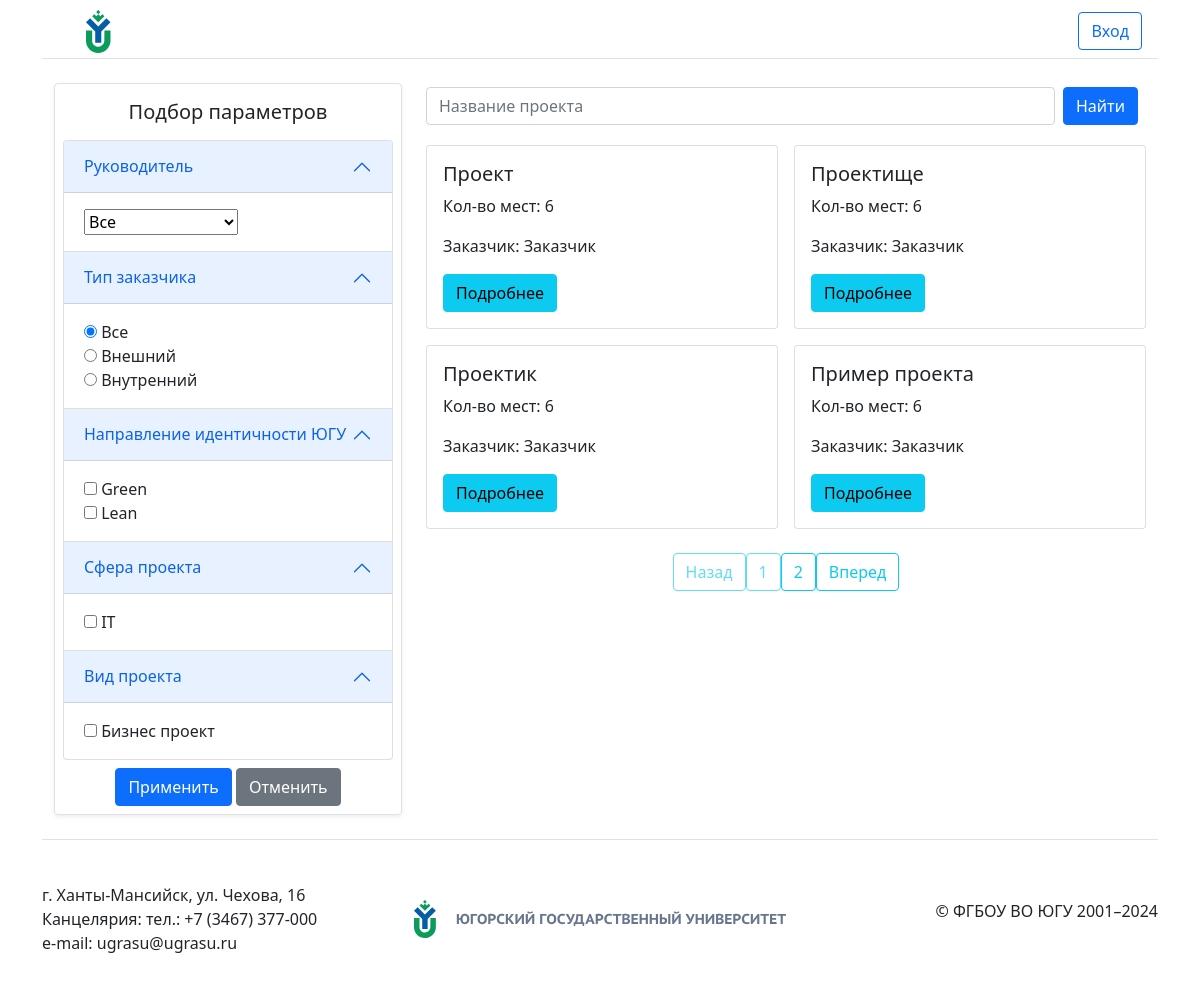
The page / on the database its author committed.
### showcase_projects/models.py (models this page shows, shortened)
class Project(models.Model):
    class Meta:
        permissions = [
            ("change_status_project", "Can change status project"),
        ]
    CUSTOMER_TYPE = [
        ('external' ,'Внешний'),
        ('interior' ,'Внутренний'),
    ]
    order = models.OneToOneField(Order, on_delete=models.CASCADE, default=None, null=True, blank=True,)
    place = models.IntegerField(default=6)
    lecturer = models.ForeignKey(Lecturer, on_delete=models.CASCADE, default=None, null=True, blank=True, related_name='lecturer')
    customer_type = models.CharField(max_length=20, choices=CUSTOMER_TYPE, default='processing')

class ModelWithStatus(models.Model):
    class Meta:
        abstract = True
    STATUS_CHOICES = [
        ('accepted', 'Принят'),
        ('processing', 'В обработке'),
        ('rejected', 'Отклонен'),
    ]
    status = models.CharField(max_length=20, choices=STATUS_CHOICES, default='processing')

class Order(ModelWithStatus):
    title = models.CharField(max_length=100)
    customer = models.ForeignKey(Customer, on_delete=models.CASCADE, related_name='customer')
    directionIdentity = models.ManyToManyField(DirectionIdentity)
    spheres = models.ManyToManyField(Spheres)
    types = models.ManyToManyField(Types)

### registration/models.py (models this page shows)
class Profile(models.Model):
    user = models.OneToOneField(
        User, on_delete=models.CASCADE,
    )
    class Meta:
        abstract = True
    def __str__(self):
        return self.user.username

class Customer(Profile):
    pass

### showcase_projects/views.py (the view)
# urls.py: path('', ProjectListView.as_view(model=Project), name='home'),
class ProjectListView(ListView):
    queryset = Project.objects.all()
    template_name = 'showcase_projects/home.html'
    context_object_name = 'projects'
    paginate_by = 4
    def get_queryset(self):
        queryset = super().get_queryset()
        query = self.request.GET.get('q')
        filters = self.request.GET
        if query:
            queryset = queryset.filter(Q(order__title__icontains=query))
        self.filterset = ProjectFilter(filters, queryset=queryset)
        return self.filterset.qs
    def get_context_data(self, **kwargs):
        context = super().get_context_data(**kwargs)
        context['projectFilter'] = self.filterset.form
        context['applied_filters'] = self.request.GET.urlencode()
        return context

### showcase_projects/models.py (called while the page is built)
    def __str__(self):
        return self.title

    def __str__(self):
        return self.title

    def __str__(self):
        return self.title

### showcase_projects/templates/showcase_projects/home.html (shortened to what this page needs)
{% extends "showcase_projects/base.html" %}
{% block content %}
<div class="container-fluid">
    <div class="row">
        <div class="col-md-8 order-md-2">
            <section class="py-1 text-center">
                <form action="{% url 'home' %}" method="get"
                    class="d-flex justify-content-between align-items-center mb-3">
                    <input name="q" type="text" class="form-control me-2" id="searchProject"
                        placeholder="Название проекта">
                    <button type="submit" class="btn btn-primary me-2">Найти</button>
                </form>
            </section>
            <div class="row row-cols-1 row-cols-md-2 g-3">
                {% if projects %}
                    {% for project in projects %}
                        {% include "showcase_projects/project_card.html" %}
                    {% endfor %}
                {% else %}
                    <div class="col">
                        <h2>Проектов нет!</h2>
                    </div>
                {% endif %}
            </div>
            <div class="pagination justify-content-center mt-4">
                <div id="pagination-buttons-container">
                </div>
            </div>
        </div>
        <div class="col-md-4 order-md-1" id="filtersColumn">
            <div class="row p-2 g-0 border rounded overflow-hidden flex-md-row mb-4 shadow-sm h-md-250 position-relative" style="overflow-y: auto;">
                <h5 class="text-center mb-3 mt-2">Подбор параметров</h5>
                <form method="get">
                    <div class="accordion" id="projectFiltersAccordion">
                        {% for filter in projectFilter %}
                            <div class="accordion-item">
                                <h2 class="accordion-header" id="filterHeading{{ forloop.counter }}">
                                    <button class="accordion-button" type="button" data-bs-toggle="collapse" data-bs-target="#filterCollapse{{ forloop.counter }}" aria-expanded="true" aria-controls="filterCollapse{{ forloop.counter }}">
                                        {{ filter.label }}
                                    </button>
                                </h2>
                                <div id="filterCollapse{{ forloop.counter }}" class="accordion-collapse collapse show" aria-labelledby="filterHeading{{ forloop.counter }}">
                                    <div class="accordion-body">
                                        {{ filter }}
                                    </div>
                                </div>
                            </div>
                        {% endfor %}
                    </div>
                    <div class="col text-center">
                        <input type="submit" class="btn btn-primary btn-block mt-2" value="Применить" />
                        <button type="button" class="btn btn-secondary btn-block mt-2" onclick="clearFilters()">Отменить</button>
                    </div>
                </form>
            </div>
        </div>
    </div>
</div>
{% endblock content %}

### showcase_projects/templates/showcase_projects/project_card.html
<div class="col">
    <div class="card h-100">
        <div class="card-body">
            <h5 class="card-title">{{ project.order.title }}</h5>
            <p class="card-text">Кол-во мест: {{ project.place }}</p>
            <p class="card-text">Заказчик: {{ project.order.customer.user.username }}</p>
            <a href="{% url 'project-detail' project.id %}" class="btn btn-info">Подробнее</a>
        </div>
    </div>
</div>

### rows shown on the page
Project: order "Проект", place "6", order.customer.user.username "Заказчик"
Project: order "Проектище", place "6", order.customer.user.username "Заказчик"
Project: order "Проектик", place "6", order.customer.user.username "Заказчик"
Project: order "Пример проекта", place "6", order.customer.user.username "Заказчик"

### other values the page prints
{{ filter.label }} "Руководитель" "Тип заказчика" "Направление идентичности ЮГУ" "Сфера проекта" "Вид проекта"
